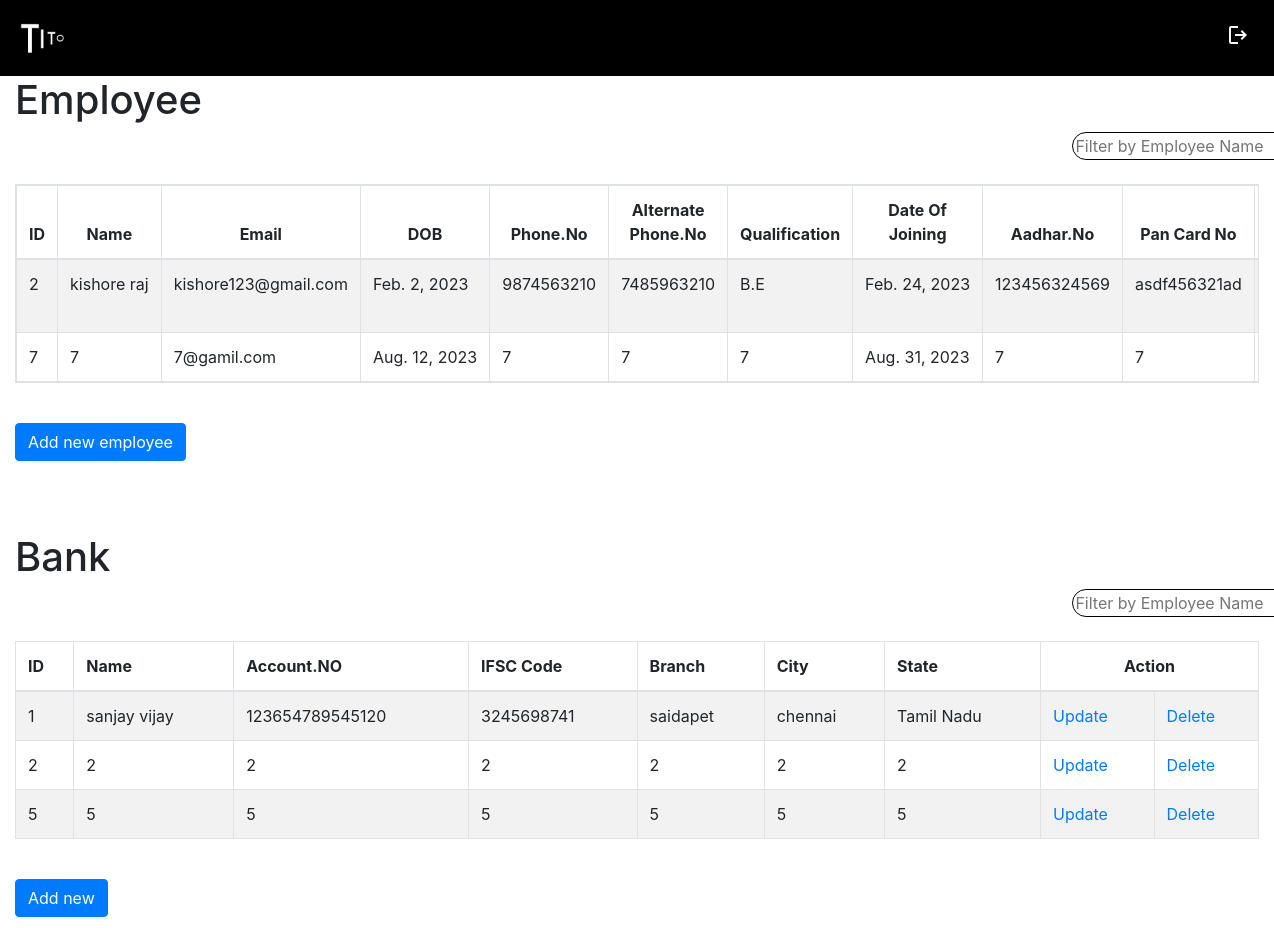
Page /show/ (signed in) on the committed database.
### bankapp/models.py (models this page shows, shortened)
class Employee(models.Model):
    eid = models.IntegerField( default='')
    ename = models.CharField(max_length=100, default='')
    email = models.EmailField(default='')
    dob = models.DateField(default='')
    econtact = models.BigIntegerField( default='')
    econtact2 = models.BigIntegerField(default='')
    qualification = models.CharField(max_length=50, default='')
    doj = models.DateField(default='')
    aadhar = models.CharField(max_length=100)
    pan = models.CharField(max_length=100, default='')
    address = models.TextField(max_length=100, default='')
    blood = models.CharField(max_length=50, default='')

class Bank(models.Model):
    eid = models.IntegerField(default='')
    name = models.CharField(max_length=100, default='')
    accno = models.BigIntegerField(default='')
    ifsc = models.CharField(max_length=100, default='')
    branch_name = models.CharField(max_length=100)
    city = models.CharField(max_length=50, default='')
    state = models.CharField(max_length=50, default='')

### bankapp/views.py (the view)
# urls.py: path('show/', views.show),
@login_required(login_url='login')
def show(request):
    employees = Employee.objects.all()
    banks = Bank.objects.all()
    return render(request, 'show.html', {'employees':employees,'banks':banks})

### templates/show.html (shortened to what this page needs)
<!DOCTYPE html>
<html lang="en">
<head>
    <link rel="stylesheet" href="https://cdn.jsdelivr.net/npm/bootstrap@4.6.2/dist/css/bootstrap.min.css">
    <link rel="stylesheet" href="/static/css/show.css">
</head>
<body>
    <nav class="navbar navbar-expand-sm" style="background-color: black;">
        <a class="navbar-brand "><img src="/static/images/tito-f.png" style="width: 50px;" alt=""></a>
          <ul class="navbar-nav ml-auto">
            <li class="nav-item">
              <a class="nav-link" href="{% url 'logout' %}">
                <span class="material-symbols-outlined text-light">Logout</span>
              </a>
            </li>
          </ul>
    </nav>
    <div class="container-fluid">
        <h1>Employee </h1>
    <input type="text"  id="employeeFilter" placeholder="Filter by Employee Name" ><br><br>
    <table class="table table-bordered table-striped table-responsive" id="employeeTable">
        <thead style="text-align: center;">
            <tr>
                <th>ID</th>
                <th>Name</th>
                <th>Email</th>
                <th>DOB</th>
                <th>Phone.No</th>
                <th>Alternate Phone.No</th>
                <th>Qualification</th>
                <th>Date Of Joining</th>
                <th>Aadhar.No</th>
                <th>Pan Card No</th>
                <th style="padding: 12px 100px;">Address</th>
            </tr>
        </thead>
        <tbody>
            {% for employee in employees %}
            <tr>
                <td>{{ employee.eid}}</td>
                <td style="white-space: nowrap;">{{ employee.ename}}</td>
                <td>{{ employee.email}}</td>
                <td style="white-space: nowrap;">{{ employee.dob}}</td>
                <td>{{ employee.econtact}}</td>
                <td>{{ employee.econtact2}}</td>
                <td>{{ employee.qualification}}</td>
                <td style="white-space: nowrap;">{{ employee.doj}}</td>
                <td>{{ employee.aadhar}}</td>
                <td>{{ employee.pan}}</td>
                <td>{{ employee.address}}</td>
            </tr>
            {% endfor %}
        </tbody>
    </table>
    <br>
    <a href="/emp" class="btn btn-primary">Add new employee</a>
    <br><br><br><br>
    <h1>Bank </h1>
    <input type="text"  id="bankFilter" placeholder="Filter by Employee Name"><br><br>
    <table class="table table-bordered table-striped" id="bankTable">
        <thead>
            <tr>
                <th>ID</th>
                <th>Name</th>
                <th>Account.NO</th>
                <th>IFSC Code</th>
                <th>Branch</th>
                <th>City</th>
                <th>State</th>
                <th colspan="2" style="text-align: center;">Action</th>
            </tr>
        </thead>
        <tbody>
            {% for bank in banks %}
            <tr>
                <td>{{ bank.eid}}</td>
                <td>{{ bank.name}}</td>
                <td>{{ bank.accno}}</td>
                <td>{{ bank.ifsc}}</td>
                <td>{{ bank.branch_name}}</td>
                <td>{{ bank.city}}</td>
                <td>{{ bank.state}}</td>
                <td>
                    <a href="/change/{{ bank.id }}">Update</a>
                </td>
                <td>
                    <a href="/destroy/{{ bank.id }}">Delete</a>
                </td>
            </tr>
            {% endfor %}
        </tbody>
    </table>
    <br>
    <a href="/bnk"class="btn btn-primary">Add new </a>
    </div>
    <br><br>
</body>
</html>

### static/css/show.css (style rules this page uses)
input { position: relative; left: 85%; border: 1px solid black; border-radius: 20px; }
span { position: relative; text-align: right; }

### rows in the picture
Employee: eid "2", ename "kishore raj", email "kishore123@gmail.com", dob "Feb. 2, 2023", econtact "9874563210", econtact2 "7485963210", qualification "B.E", doj "Feb. 24, 2023", aadhar "123456324569", pan "asdf456321ad"
Employee: eid "7", ename "7", email "7@gamil.com", dob "Aug. 12, 2023", econtact "7", econtact2 "7", qualification "7", doj "Aug. 31, 2023", aadhar "7", pan "7"
Bank: eid "1", name "sanjay vijay", accno "123654789545120", ifsc "3245698741", branch_name "saidapet", city "chennai", state "Tamil Nadu"
Bank: eid "2", name "2", accno "2", ifsc "2", branch_name "2", city "2", state "2"
Bank: eid "5", name "5", accno "5", ifsc "5", branch_name "5", city "5", state "5"
